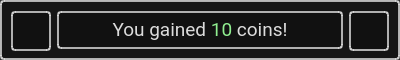
<?xml version="1.0" encoding="UTF-8"?>
<ui version="4.0">
 <class>MNotifyForm</class>
 <widget class="QWidget" name="MNotifyForm">
  <property name="geometry">
   <rect>
    <x>0</x>
    <y>0</y>
    <width>400</width>
    <height>60</height>
   </rect>
  </property>
  <property name="sizePolicy">
   <sizepolicy hsizetype="Fixed" vsizetype="Fixed">
    <horstretch>0</horstretch>
    <verstretch>0</verstretch>
   </sizepolicy>
  </property>
  <property name="minimumSize">
   <size>
    <width>400</width>
    <height>60</height>
   </size>
  </property>
  <property name="cursor">
   <cursorShape>PointingHandCursor</cursorShape>
  </property>
  <property name="windowTitle">
   <string>Form</string>
  </property>
  <property name="autoFillBackground">
   <bool>false</bool>
  </property>
  <property name="styleSheet">
   <string notr="true">background-color: rgba(16, 16, 16, 220);
color: rgb(220,220,220);
border: 2px solid rgba(220,220,220,200);
border-radius: 4px;
padding: 2px;</string>
  </property>
  <layout class="QHBoxLayout" name="horizontalLayout">
   <item>
    <widget class="QLabel" name="StarIcon_2">
     <property name="sizePolicy">
      <sizepolicy hsizetype="Preferred" vsizetype="Preferred">
       <horstretch>0</horstretch>
       <verstretch>0</verstretch>
      </sizepolicy>
     </property>
     <property name="minimumSize">
      <size>
       <width>40</width>
       <height>40</height>
      </size>
     </property>
     <property name="maximumSize">
      <size>
       <width>40</width>
       <height>40</height>
      </size>
     </property>
     <property name="styleSheet">
      <string notr="true">padding:4px;</string>
     </property>
     <property name="text">
      <string/>
     </property>
     <property name="pixmap">
      <pixmap resource="rc/QTRC.qrc">:/vm/img/sm64_C.png</pixmap>
     </property>
     <property name="scaledContents">
      <bool>true</bool>
     </property>
     <property name="alignment">
      <set>Qt::AlignCenter</set>
     </property>
    </widget>
   </item>
   <item>
    <widget class="QLabel" name="Message">
     <property name="font">
      <font>
       <family>Roboto</family>
       <pointsize>14</pointsize>
      </font>
     </property>
     <property name="autoFillBackground">
      <bool>false</bool>
     </property>
     <property name="styleSheet">
      <string notr="true"/>
     </property>
     <property name="text">
      <string>You gained &lt;span style='color:lightgreen'&gt;10&lt;/span&gt; coins!</string>
     </property>
     <property name="alignment">
      <set>Qt::AlignCenter</set>
     </property>
    </widget>
   </item>
   <item>
    <widget class="QLabel" name="StarIcon">
     <property name="sizePolicy">
      <sizepolicy hsizetype="Preferred" vsizetype="Preferred">
       <horstretch>0</horstretch>
       <verstretch>0</verstretch>
      </sizepolicy>
     </property>
     <property name="minimumSize">
      <size>
       <width>40</width>
       <height>40</height>
      </size>
     </property>
     <property name="maximumSize">
      <size>
       <width>40</width>
       <height>40</height>
      </size>
     </property>
     <property name="styleSheet">
      <string notr="true">padding:4px;</string>
     </property>
     <property name="text">
      <string/>
     </property>
     <property name="pixmap">
      <pixmap resource="rc/QTRC.qrc">:/vm/img/sm64_C.png</pixmap>
     </property>
     <property name="scaledContents">
      <bool>true</bool>
     </property>
     <property name="alignment">
      <set>Qt::AlignCenter</set>
     </property>
    </widget>
   </item>
  </layout>
 </widget>
 <resources>
  <include location="rc/QTRC.qrc"/>
 </resources>
 <connections/>
</ui>
